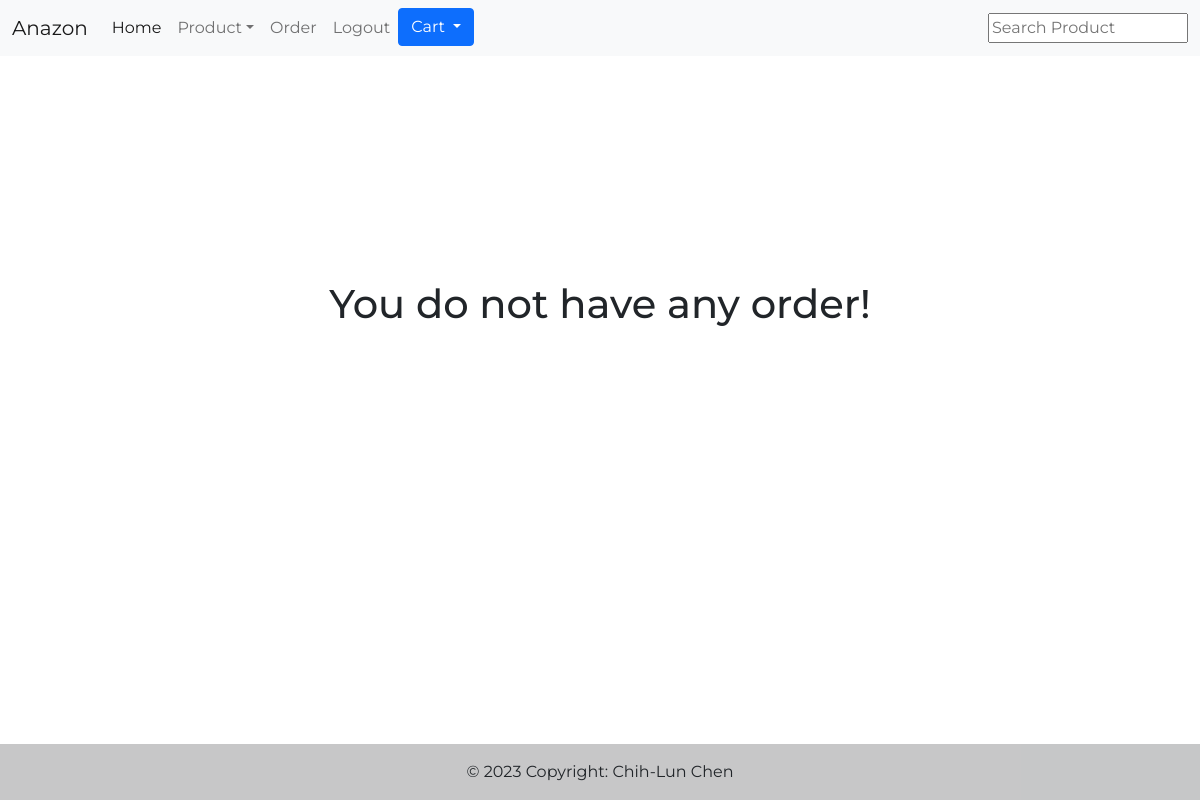
The page /order (signed in) on the database as committed earlier.
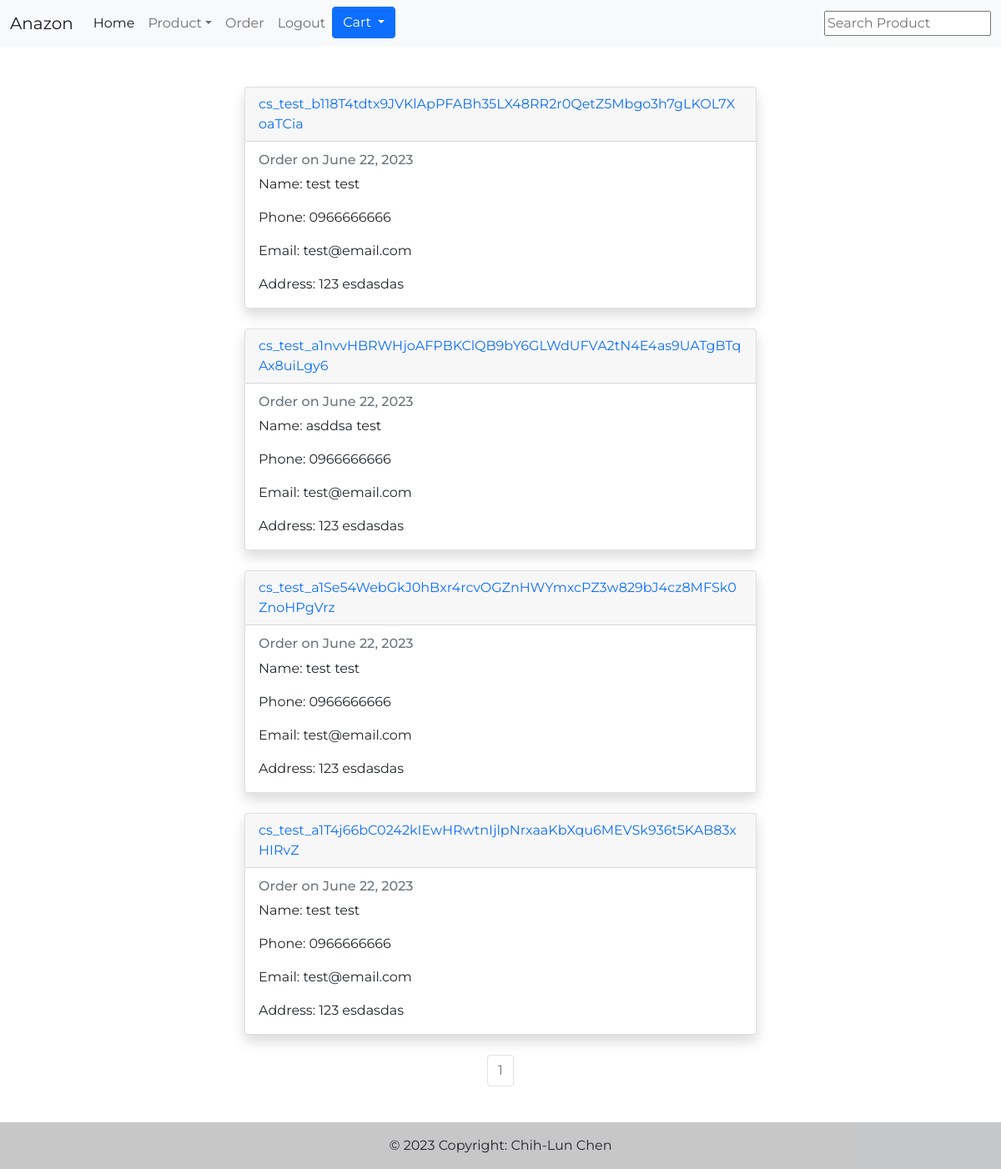
The same page on the database as committed later.
### shop/models.py (models this page shows, shortened)
class Order(models.Model):
    stripe_id = models.CharField(max_length=255, null=False, unique=True)
    user = models.ForeignKey(User, on_delete=models.CASCADE)
    first_name = models.CharField(max_length=255, null=False)
    last_name = models.CharField(max_length=255, null=False)
    phone = PhoneNumberField(blank=False, null=False)
    email = models.EmailField(blank=False, null=False)
    postcode = models.CharField(max_length=255, null=False)
    address = models.CharField(max_length=255, null=False)
    updated = models.DateTimeField(auto_now=True)
    created = models.DateField(auto_now_add=True)
    class Meta:
        ordering = ['-updated', '-created']

### shop/views.py (the view)
# urls.py: path('order', views.order, name='order'),
@login_required(login_url='/login/')
def order(request):
    orders = Order.objects.filter(user=request.user).all()
    paginator = Paginator(orders, 4)
    try:
        page_num = int(request.GET.get('page', 10))
    except ValueError:
        page_num = 1
    try:
        page = paginator.page(page_num)
    except EmptyPage:
        page = paginator.page(1)
    return render(request, 'shop/order.html', {'orders': page})

### shop/templates/shop/order.html (shortened to what this page needs)
{% extends 'main.html' %}
{% block content %}
<div class="container py-5">
{% if not orders %}
<h1 id="order_message">You do not have any order!</h1>
{% else %}
{% for order in orders %}
<div class="col d-flex justify-content-center">
    <div class="card shadow" id="order">
        <div class="card-header">
            <a href="{% url 'order_detail' order.stripe_id %}">
            {{ order.stripe_id }}
            </a>
        </div>
        <div class="card-body">
            <div id="order_content">
                <h6 class="card-subtitle mb-2 text-muted">Order on {{ order.created }}</h6>
                <p class="card-text">Name: {{ order.first_name }} {{ order.last_name }}</p>
                <p class="card-text">Phone: {{ order.phone }}</p>
                <p class="card-text">Email: {{ order.email }}</p>
                <p class="card-text">Address: {{ order.postcode }} {{ order.address }}</p>
            </div>
        </div>
      </div>
</div>
<br>
{% endfor %}
<ul class="pagination justify-content-center">
    {% for i in orders.paginator.page_range %}
        {% if orders.number == i %}
            <li class="page-item disabled"><a class="page-link">{{i}}</a></li>
        {% elif i > orders.number|add:'-5' and i < orders.number|add:'5' %}
            <li class="page-item"><a class="page-link" href="{% url 'order' %}?page={{ i }}">{{ i }}</a></li>
        {% endif %}
    {% endfor %}
</ul>
{% endif %}
</div>
{% endblock content %}

### templates/main.html (shortened to what this page needs)
<!DOCTYPE html>
{% load static %}
<html lang="en">
<head>
    <link href="https://cdn.jsdelivr.net/npm/bootstrap@5.0.2/dist/css/bootstrap.min.css" rel="stylesheet">
    <link rel="stylesheet" type="text/css" media="screen" href="{% static 'styles/main.css' %}">
</head>
<body>
    {% include 'navbar.html' %}
    {% block content %}
    {% endblock %}
</body>
<footer class="bg-light text-center text-lg-start fixed-bottom">
    <div class="text-center p-3" style="background-color: rgba(0, 0, 0, 0.2);">
      © {% now "Y" %} Copyright:
      <a class="text-dark" href="https://github.com/Chih-lun">Chih-Lun Chen</a>
    </div>
</footer>
</html>

### templates/navbar.html (shortened to what this page needs)
<nav class="navbar navbar-expand-lg navbar-light bg-light">
  <div class="container-fluid">
    <a class="navbar-brand" href="/">Anazon</a>
    <div class="collapse navbar-collapse" id="navbarNavDropdown">
      <ul class="navbar-nav me-auto">
        <li class="nav-item">
          <a class="nav-link active" aria-current="page" href="/">Home</a>
        </li>
        <li class="nav-item dropdown">
          <a class="nav-link dropdown-toggle" href="#" id="navbarDropdown" role="button" data-bs-toggle="dropdown" aria-expanded="false">Product</a>
        </li>
        {% if request.user.is_authenticated %}
        <li class="nav-item">
          <a class="nav-link" href="{% url 'order' %}">Order</a>
        </li>
        <li class="nav-item">
          <a class="nav-link" href="{% url 'logout' %}?next={{ request.get_full_path|urlencode }}">Logout</a>
        </li>
        {% endif %}
        <li class="nav-item dropdown">
          <button class="btn btn-primary dropdown-toggle"  data-bs-auto-close="outside" type="button" id="dropdownMenuButton1" data-bs-toggle="dropdown" aria-expanded="false">
            Cart
          </button>
        </li>
      </ul>
      <ul class="navbar-nav">
        <li class="nav-item">
          <form method="GET" action="{% url 'product' %}">
            <input type="text" name="search" placeholder="Search Product"/>
          </form>
        </li>
      </ul>
    </div>
  </div>
</nav>

### static/styles/main.css (style rules this page uses)
html { margin-bottom: 35px; }
body { font-family: 'Montserrat', sans-serif; }
a { text-decoration: none; }
#login_form, #register_form, #shipping_form, #order_content { display: inline-block; text-align: left; }
#order { width: 55%; }

Rows that differ between the two databases and show on the page:
added Order: stripe_id "cs_test_b118T4tdtx9JVKlApPFABh35LX48RR2r0QetZ5Mbgo3h7gLKOL7XoaTCia", created "June 22, 2023", first_name "test", last_name "test", phone "0966666666", email "test@email.com", postcode "123", address "esdasdas"
added Order: stripe_id "cs_test_a1nvvHBRWHjoAFPBKClQB9bY6GLWdUFVA2tN4E4as9UATgBTqAx8uiLgy6", created "June 22, 2023", first_name "asddsa", last_name "test", phone "0966666666", email "test@email.com", postcode "123", address "esdasdas"
added Order: stripe_id "cs_test_a1Se54WebGkJ0hBxr4rcvOGZnHWYmxcPZ3w829bJ4cz8MFSk0ZnoHPgVrz", created "June 22, 2023", first_name "test", last_name "test", phone "0966666666", email "test@email.com", postcode "123", address "esdasdas"
added Order: stripe_id "cs_test_a1T4j66bC0242kIEwHRwtnIjlpNrxaaKbXqu6MEVSk936t5KAB83xHIRvZ", created "June 22, 2023", first_name "test", last_name "test", phone "0966666666", email "test@email.com", postcode "123", address "esdasdas"
Other text that changed with them:
new list line: "1"
text no longer shown: "You do not have any order!"
